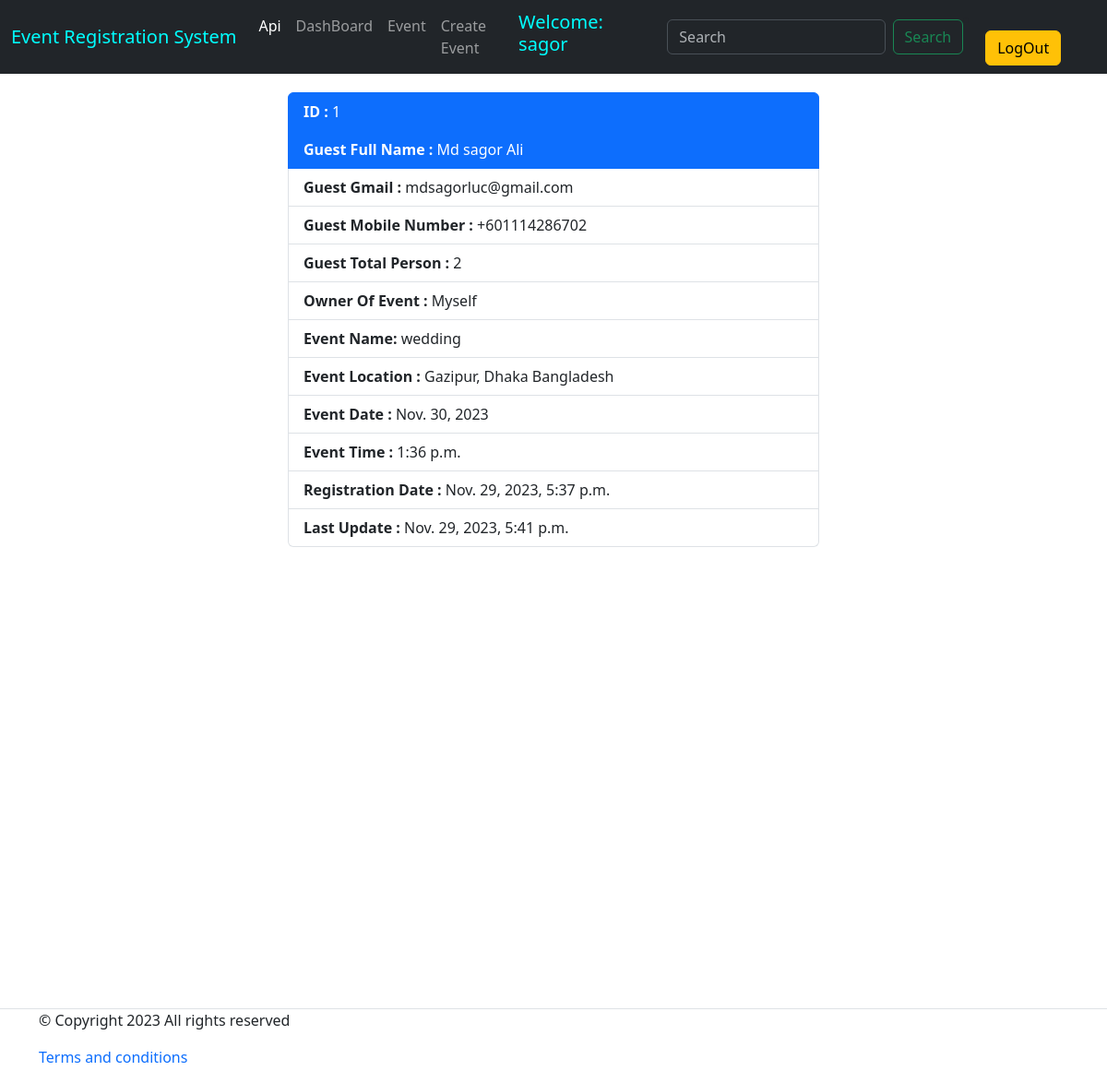
Page /event/guest_details/1/ (signed in) on the earlier database version.
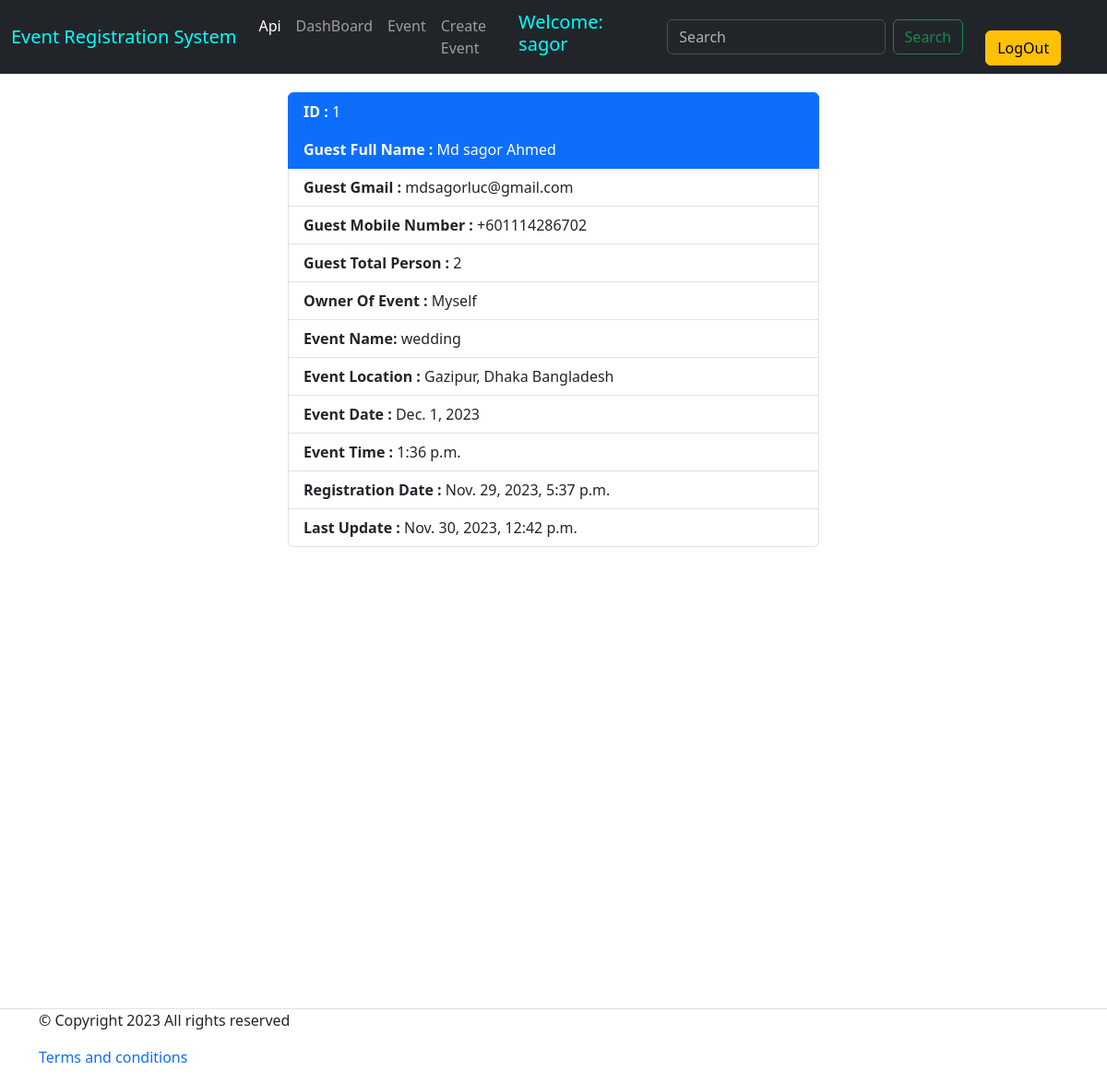
Same page on the later database version.
### event/models.py (models this page shows, shortened)
class EventRegistration(models.Model):
    userE       = models.ForeignKey(User, on_delete=models.CASCADE, default=False, related_name='registration')
    event       = models.ForeignKey(CreateEvent, on_delete=models.CASCADE, blank=True, related_name='event')
    firstName   = models.CharField(max_length=25, blank=False)
    lastName    = models.CharField(max_length= 25, blank=False)
    email       = models.EmailField(max_length= 50, blank=False)
    phoneNumber = models.CharField(max_length=14, blank=False)
    totalPerson = models.IntegerField(blank=False)
    createDate  = models.DateTimeField(auto_now_add= True)
    modifyDate  = models.DateTimeField(auto_now= True)
    class Meta:
        verbose_name = 'Event Registration'
        verbose_name_plural = 'Event Registrations'
        ordering = ['id']

class CreateEvent(models.Model):
    eventUser        = models.ForeignKey(User, on_delete=models.CASCADE, blank=True, related_name='user')
    eventOwnerName   = models.CharField(max_length= 25, blank=False, unique=True)
    eventTitle       = models.CharField(max_length= 200, blank=False)
    eventDate        = models.DateField(blank= False)
    eventTime        = models.TimeField(blank= False)
    totalSeat        = models.IntegerField(blank= False)
    eventLocation    = models.CharField(max_length= 250, blank= False)
    eventDescription = models.TextField(blank= False)
    eventCreatedDate = models.DateTimeField(auto_now_add= True)
    eventModifyDate  = models.DateTimeField(auto_now= True)
    class Meta:
        verbose_name = 'Create Event'
        verbose_name_plural = 'Create Events'
        ordering = ['id']

### event/views.py (the view)
# urls.py: path('guest_details/<int:id>/', guest_details, name="guest_details"),
@login_required
def guest_details(request, id=None):
    guest = EventRegistration.objects.get(id= id)
    return render(request, 'guest_details.html', {'guest': guest})

### event/templates/guest_details.html (shortened to what this page needs)
{% extends 'base.html' %}
{% block body %}
<div class='container' style="width:50%; margin:auto; margin-top: 20px; margin-bottom: 10px;">
    <ul class="list-group">
        <li class="list-group-item active" aria-current="true"><b>ID :</b> {{guest.id}}</li>
        <li class="list-group-item active" aria-current="true"><b>Guest Full Name : </b>{{guest.firstName}} {{guest.lastName}}</li>
        <li class="list-group-item"><b>Guest Gmail :</b> {{guest.email}}</li>
        <li class="list-group-item"><b>Guest Mobile Number :</b> {{guest.phoneNumber}}</li>
        <li class="list-group-item"><b>Guest Total Person :</b> {{guest.totalPerson}}</li>
        <li class="list-group-item"><b>Owner Of Event :</b> {{guest.event.eventOwnerName}}</li>
        <li class="list-group-item"><b>Event Name:</b> {{guest.event.eventTitle}}</li>
        <li class="list-group-item"><b>Event Location :</b> {{guest.event.eventLocation}}</li>
        <li class="list-group-item"><b>Event Date :</b> {{guest.event.eventDate}}</li>
        <li class="list-group-item"><b>Event Time :</b> {{guest.event.eventTime}}</li>
        <li class="list-group-item"><b>Registration Date :</b> {{guest.createDate}}</li>
        <li class="list-group-item"><b>Last Update :</b> {{guest.modifyDate}}</li>
      </ul>
</div>
{% endblock body %}

Differences in the rows shown:
changed EventRegistration "Md sagor": lastName "Ali" → "Ahmed"; event.eventDate "Nov. 30, 2023" → "Dec. 1, 2023"; modifyDate "Nov. 29, 2023, 5:41 p.m." → "Nov. 30, 2023, 12:42 p.m."
